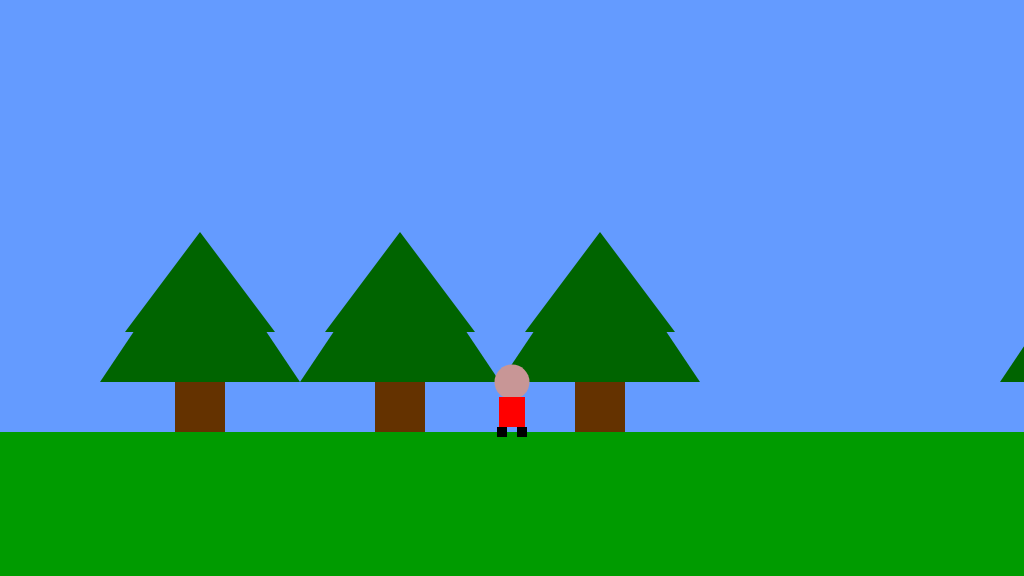
Frame 1 (no input)
Frame 60 (no input): identical to frame 1, image omitted
Frame 120 (the mouse pressed at the canvas centre since frame 60): identical to frame 1, image omitted

The p5.js sketch that drew this single still picture (run headless with seeded random() and noise() and a simulated clock; from frame 60 on, the mouse is pressed at the canvas centre):

// p5.js sketch
// ── sketch.js
/*

The Game Project 5 - Bring it all together

*/

var gameChar_x;
var gameChar_y;
var floorPos_y;
var scrollPos;
var gameChar_world_x;

var isLeft;
var isRight;
var isFalling;
var isPlummeting;


var trees_x;
var highLeft;
var collectables;


function setup() {
	createCanvas(1024, 576);
	floorPos_y = height * 3 / 4;
	gameChar_x = width / 2;
	gameChar_y = floorPos_y;

	// Variable to control the background scrolling.
	scrollPos = 0;

	// Variable to store the real position of the gameChar in the game
	// world. Needed for collision detection.
	gameChar_world_x = gameChar_x - scrollPos;

	// Boolean variables to control the movement of the game character.
	isLeft = false;
	isRight = false;
	isFalling = false;
	isPlummeting = false;

	// Initialise arrays of scenery objects.
	trees_x = [100, 300, 500, 1000];
	highLeft = [width, width, width, width, width, width];
	collectables = [
		{
			x_pos: 100,
			y_pos: floorPos_y,
			size: 50, isFound: false,
			left: width
		},
		{
			x_pos: 822,
			y_pos: floorPos_y,
			size: 50, isFound: false,
			left: width
		}
	]


}

function draw() {
	background(100, 155, 255); // fill the sky blue

	noStroke();
	fill(0, 155, 0);
	rect(0, floorPos_y, width, height / 4); // draw some green ground

	// Draw clouds.

	// Draw mountains.

	// Draw trees.
	drawTrees();

	// Draw canyons.

	// Draw collectable items.

	// Draw game character.

	drawGameChar();

	// Logic to make the game character move or the background scroll.
	if (isLeft) {
		if (gameChar_x > width * 0.2) {
			gameChar_x -= 5;
		}
		else {
			scrollPos += 5;
		}
	}

	if (isRight) {
		if (gameChar_x < width * 0.8) {
			gameChar_x += 5;
		}
		else {
			scrollPos -= 5; // negative for moving against the background
		}
	}

	// Logic to make the game character rise and fall.
	if (gameChar_y < floorPos_y) {
		gameChar_y += 1;
		isFalling = true;
	}
	else {
		isFalling = false;
	}

	// Update real position of gameChar for collision detection.
	gameChar_world_x = gameChar_x - scrollPos;
}


// ---------------------
// Key control functions
// ---------------------

function keyPressed() {

	console.log("press" + keyCode);
	console.log("press" + key);
	if (key == 'A' || keyCode == 37) {
		isLeft = true;
	}

	else if (key == 'D' || keyCode == 39) {
		isRight = true;
	}
	if (keyCode == 32 && (gameChar_y == floorPos_y)) {
		console.log("jump arrow");

		gameChar_y -= 100;
	}

}

function keyReleased() {

	console.log("release" + keyCode);
	console.log("release" + key);

	if (key == 'A' || keyCode == 37) {
		isLeft = false;
	}

	if (key == 'D' || keyCode == 39) {
		isRight = false;
	}

}


// ------------------------------
// Game character render function
// ------------------------------

// Function to draw the game character.

function drawGameChar() {
	// draw game character
	//the game character
	if (isLeft && isFalling) {
		// add your jumping-left code
		fill(255, 150, 150);
		ellipse(gameChar_x, gameChar_y - 50, 35);
		fill(255, 0, 0);
		rect(gameChar_x - 2, gameChar_y - 35, 5, 20);
		quad(gameChar_x - 20, gameChar_y - 18, gameChar_x, gameChar_y - 35, gameChar_x - 3, gameChar_y - 26);
		quad(gameChar_x + 2, gameChar_y - 32, gameChar_x + 22, gameChar_y - 40, gameChar_x + 3, gameChar_y - 28);
		fill(0);
		quad(gameChar_x + 3, gameChar_y - 15, gameChar_x + 9, gameChar_y - 8, gameChar_x + 9, gameChar_y, gameChar_x - 1, gameChar_y - 15);

	}
	else if (isRight && isFalling) {
		// add your jumping-right code
		fill(255, 150, 150);
		ellipse(gameChar_x, gameChar_y - 50, 35);
		fill(255, 0, 0);
		rect(gameChar_x - 2, gameChar_y - 35, 5, 20);
		quad(gameChar_x - 20, gameChar_y - 18, gameChar_x, gameChar_y - 35, gameChar_x - 3, gameChar_y - 26);
		quad(gameChar_x + 2, gameChar_y - 32, gameChar_x + 22, gameChar_y - 40, gameChar_x + 3, gameChar_y - 28);
		fill(0);
		quad(gameChar_x - 2, gameChar_y - 16, gameChar_x - 11, gameChar_y - 2,
			gameChar_x - 5, gameChar_y - 2, gameChar_x, gameChar_y - 15);
		quad(gameChar_x + 1, gameChar_y - 16, gameChar_x + 8,
			gameChar_y - 10, gameChar_x + 3, gameChar_y - 7, gameChar_x, gameChar_y - 15)
	}
	else if (isLeft) {
		// add your walking left code
		fill(0);
		rect(gameChar_x - 12, gameChar_y - 10, 15, 10);
		fill(255, 0, 0);
		rect(gameChar_x - 10, gameChar_y - 55, 20, 50);
		fill(255, 0, 0);
		ellipse(gameChar_x, gameChar_y - 55, 25, 40);
		fill(35);
		rect(gameChar_x, gameChar_y - 10, 15, 10)

	}
	else if (isRight) {
		// add your walking right code
		fill(0);
		rect(gameChar_x, gameChar_y - 10, 15, 10);
		fill(255, 0, 0);
		rect(gameChar_x - 10, gameChar_y - 55, 20, 50);
		fill(255, 150, 150);
		ellipse(gameChar_x, gameChar_y - 55, 25, 40);
		fill(35);
		rect(gameChar_x - 12, gameChar_y - 10, 15, 10);
	}
	else if (isFalling || isPlummeting) {
		// add your jumping facing forwards code
		fill(255, 0, 0);
		rect(gameChar_x - 10, gameChar_y - 50, 20, 40);
		fill(255, 150, 150);
		ellipse(gameChar_x, gameChar_y - 50, 35);
		ellipse(gameChar_x - 10, gameChar_y - 28, 6, 10);
		ellipse(gameChar_x + 10, gameChar_y - 28, 6, 10);
		fill(0);
		rect(gameChar_x - 10, gameChar_y - 20, 5, 10);
		rect(gameChar_x + 5, gameChar_y - 20, 5, 10);

	}
	else {
		// add your standing front facing code
		fill(200, 150, 150);
		ellipse(gameChar_x, gameChar_y - 50, 35);

		fill(255, 0, 0);
		rect(gameChar_x - 13, gameChar_y - 35, 26, 30);

		fill(0);
		rect(gameChar_x - 15, gameChar_y - 5, 10, 10);
		rect(gameChar_x + 5, gameChar_y - 5, 10, 10);

	}
}

// ---------------------------
// Background render functions
// ---------------------------

// Function to draw cloud objects.

// Function to draw mountains objects.

// Function to draw trees objects.
function drawTrees() {
	for (var i = 0; i < trees_x.length; i++) {
		fill(100, 50, 0);
		rect(75 + trees_x[i], -200 / 2 + floorPos_y, 50, 200 / 2);

		//branches
		fill(0, 100, 0);
		triangle(trees_x[i] + 25, -200 / 2 + floorPos_y,
			trees_x[i] + 100, -200 + floorPos_y,
			trees_x[i] + 175,
			-200 / 2 + floorPos_y);

		triangle(trees_x[i],
			-200 / 4 + floorPos_y,
			trees_x[i] + 100,
			-200 + 3 / 4 + floorPos_y,
			trees_x[i] + 200,
			-200 / 4 + floorPos_y
		);

		if ((scrollPos + trees_x[i]) < -width) {
			highLeft[i] = (-scrollPos) + random(0, width) + width;
		}

		else if (scrollPos > highLeft[i]) {
			trees_x[i] = - (scrollPos - random(0, width) + width);
			highLeft[i] = scrollPos + width * 2.4;
		}


	}
}

// ---------------------------------
// Canyon render and check functions
// ---------------------------------

// Function to draw canyon objects.

function drawCanyon(t_canyon) {

}

// Function to check character is over a canyon.

function checkCanyon(t_canyon) {

}

// ----------------------------------
// Collectable items render and check functions
// ----------------------------------

// Function to draw collectable objects.

function drawCollectable(t_collectable) {


}

// Function to check character has collected an item.

function checkCollectable(t_collectable) {

}
